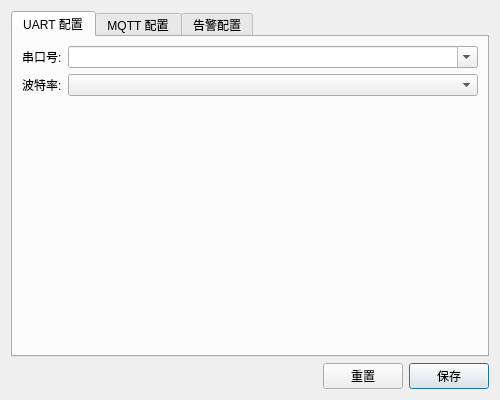
<?xml version="1.0" encoding="UTF-8"?>
<ui version="4.0">
 <class>ConfigPanel</class>
 <widget class="QWidget" name="ConfigPanel">
  <property name="geometry">
   <rect>
    <x>0</x>
    <y>0</y>
    <width>500</width>
    <height>400</height>
   </rect>
  </property>
  <property name="windowTitle">
   <string>配置面板</string>
  </property>
  <layout class="QVBoxLayout" name="verticalLayout">
   <item>
    <widget class="QTabWidget" name="configTabWidget">
     <property name="currentIndex">
      <number>0</number>
     </property>
     <widget class="QWidget" name="uartTab">
      <attribute name="title">
       <string>UART 配置</string>
      </attribute>
      <layout class="QFormLayout" name="uartFormLayout">
       <item row="0" column="0">
        <widget class="QLabel" name="uartPortLabel">
         <property name="text">
          <string>串口号:</string>
         </property>
        </widget>
       </item>
       <item row="0" column="1">
        <widget class="QComboBox" name="uartPortComboBox">
         <property name="editable">
          <bool>true</bool>
         </property>
        </widget>
       </item>
       <item row="1" column="0">
        <widget class="QLabel" name="uartBaudLabel">
         <property name="text">
          <string>波特率:</string>
         </property>
        </widget>
       </item>
       <item row="1" column="1">
        <widget class="QComboBox" name="uartBaudComboBox"/>
       </item>
      </layout>
     </widget>
     <widget class="QWidget" name="mqttTab">
      <attribute name="title">
       <string>MQTT 配置</string>
      </attribute>
      <layout class="QFormLayout" name="mqttFormLayout">
       <item row="0" column="0">
        <widget class="QLabel" name="mqttHostLabel">
         <property name="text">
          <string>Broker 地址:</string>
         </property>
        </widget>
       </item>
       <item row="0" column="1">
        <widget class="QLineEdit" name="mqttHostLineEdit"/>
       </item>
       <item row="1" column="0">
        <widget class="QLabel" name="mqttPortLabel">
         <property name="text">
          <string>端口:</string>
         </property>
        </widget>
       </item>
       <item row="1" column="1">
        <widget class="QSpinBox" name="mqttPortSpinBox">
         <property name="minimum">
          <number>1</number>
         </property>
         <property name="maximum">
          <number>65535</number>
         </property>
         <property name="value">
          <number>1883</number>
         </property>
        </widget>
       </item>
       <item row="2" column="0">
        <widget class="QLabel" name="mqttUserLabel">
         <property name="text">
          <string>用户名:</string>
         </property>
        </widget>
       </item>
       <item row="2" column="1">
        <widget class="QLineEdit" name="mqttUserLineEdit"/>
       </item>
       <item row="3" column="0">
        <widget class="QLabel" name="mqttPassLabel">
         <property name="text">
          <string>密码:</string>
         </property>
        </widget>
       </item>
       <item row="3" column="1">
        <widget class="QLineEdit" name="mqttPassLineEdit">
         <property name="echoMode">
          <enum>QLineEdit::Password</enum>
         </property>
        </widget>
       </item>
      </layout>
     </widget>
     <widget class="QWidget" name="alarmTab">
      <attribute name="title">
       <string>告警配置</string>
      </attribute>
      <layout class="QFormLayout" name="alarmFormLayout">
       <item row="0" column="0">
        <widget class="QLabel" name="alarmLowerLabel">
         <property name="text">
          <string>下限:</string>
         </property>
        </widget>
       </item>
       <item row="0" column="1">
        <widget class="QDoubleSpinBox" name="alarmLowerSpinBox">
         <property name="minimum">
          <double>-1000000.000000000000000</double>
         </property>
         <property name="maximum">
          <double>1000000.000000000000000</double>
         </property>
         <property name="decimals">
          <number>4</number>
         </property>
         <property name="value">
          <double>-1000.000000000000000</double>
         </property>
        </widget>
       </item>
       <item row="1" column="1">
        <widget class="QCheckBox" name="alarmLowerCheckBox">
         <property name="text">
          <string>启用下限告警</string>
         </property>
        </widget>
       </item>
       <item row="2" column="0">
        <widget class="QLabel" name="alarmUpperLabel">
         <property name="text">
          <string>上限:</string>
         </property>
        </widget>
       </item>
       <item row="2" column="1">
        <widget class="QDoubleSpinBox" name="alarmUpperSpinBox">
         <property name="minimum">
          <double>-1000000.000000000000000</double>
         </property>
         <property name="maximum">
          <double>1000000.000000000000000</double>
         </property>
         <property name="decimals">
          <number>4</number>
         </property>
         <property name="value">
          <double>1000.000000000000000</double>
         </property>
        </widget>
       </item>
       <item row="3" column="1">
        <widget class="QCheckBox" name="alarmUpperCheckBox">
         <property name="text">
          <string>启用上限告警</string>
         </property>
         <property name="checked">
          <bool>true</bool>
         </property>
        </widget>
       </item>
       <item row="4" column="0">
        <widget class="QLabel" name="alarmLevelLabel">
         <property name="text">
          <string>告警级别:</string>
         </property>
        </widget>
       </item>
       <item row="4" column="1">
        <widget class="QComboBox" name="alarmLevelComboBox">
         <item>
          <property name="text">
           <string>信息</string>
          </property>
         </item>
         <item>
          <property name="text">
           <string>警告</string>
          </property>
         </item>
         <item>
          <property name="text">
           <string>严重</string>
          </property>
         </item>
        </widget>
       </item>
      </layout>
     </widget>
    </widget>
   </item>
   <item>
    <layout class="QHBoxLayout" name="buttonLayout">
     <item>
      <spacer name="horizontalSpacer">
       <property name="orientation">
        <enum>Qt::Horizontal</enum>
       </property>
       <property name="sizeHint" stdset="0">
        <size>
         <width>40</width>
         <height>20</height>
        </size>
       </property>
      </spacer>
     </item>
     <item>
      <widget class="QPushButton" name="resetButton">
       <property name="text">
        <string>重置</string>
       </property>
       <property name="icon">
        <iconset theme="edit-undo"/>
       </property>
      </widget>
     </item>
     <item>
      <widget class="QPushButton" name="saveButton">
       <property name="text">
        <string>保存</string>
       </property>
       <property name="icon">
        <iconset theme="document-save"/>
       </property>
       <property name="default">
        <bool>true</bool>
       </property>
      </widget>
     </item>
    </layout>
   </item>
  </layout>
 </widget>
 <resources/>
 <connections/>
</ui>
